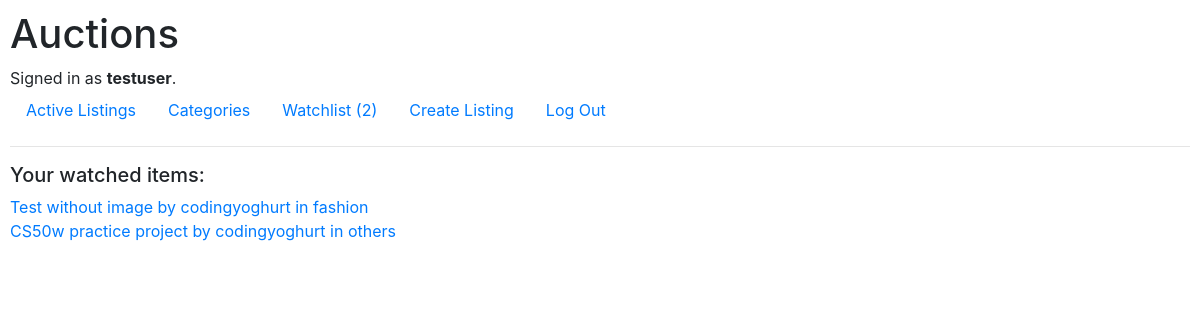
The app's page /watchlist (signed in) with its own data.
### auctions/models.py (models this page shows, shortened)
class User(AbstractUser):
    noOfwatched = models.IntegerField(default=0, verbose_name="number of listings watched")

class Watching(models.Model):
    user = models.ForeignKey(User, on_delete=models.CASCADE)
    listing = models.ForeignKey(Listing, on_delete=models.CASCADE)

class Listing(models.Model):
    CATEGORIES = (
        ('fashion','fashion'),
        ('electronics','electronics'),
        ('sports','sports'),
        ('home','home'),
        ('motors','motors'),
        ('art','art'),
        ('business','business'),
        ('media','media'),
        ('others','others')
    )
    listingPoster = models.ForeignKey(User, on_delete=models.CASCADE, verbose_name="Poster")
    listingName = models.CharField(max_length=128, verbose_name="Auction item")
    listingDesc = models.TextField(blank=True, verbose_name="Item description")
    listingActive = models.BooleanField(default=True, verbose_name="Active listing")
    listingImage = models.URLField(blank=True, verbose_name="Link to image")
    listingCategory = models.CharField(max_length=64, choices=CATEGORIES, default='others', verbose_name="Category")
    listingFirstBid = models.DecimalField(max_digits=8, decimal_places=2, default=0.01, verbose_name="Starting bid")
    listingCreated = models.DateTimeField(auto_now_add=True, null=True)
    def __str__(self):
        return f"{self.listingName} by {self.listingPoster} in {self.listingCategory}"

### auctions/views.py (the view)
# urls.py: path("watchlist", views.watchlist, name="watchlist"),
@login_required
def watchlist(request):
    if Watching.objects.filter(user=request.user):
        wlist = Watching.objects.filter(user=request.user)
        message = "Your watched items:"
    else:
        message = "Your watchlist is empty"
        wlist = None
    return render(request, "auctions/watchlist.html",{
        "message": message,
        "wlist": wlist
    })

### auctions/templates/auctions/watchlist.html
{% extends "auctions/layout.html" %}
{% block body %}
<h5>{{message}}</h5>
{%for item in wlist%}
<ul id="category">
    <li><a href="{{item.listing.id}}">{{item.listing}}</a></li>
</ul>
{%endfor%}
{% endblock %}

### auctions/templates/auctions/layout.html (shortened to what this page needs)
{% load static %}
<!DOCTYPE html>
<html lang="en">
    <head>
        <link rel="stylesheet" href="https://stackpath.bootstrapcdn.com/bootstrap/4.4.1/css/bootstrap.min.css">
        <link href="{% static 'auctions/styles.css' %}" rel="stylesheet">
    </head>
    <body>
        <h1>Auctions</h1>
        <div>
            {% if user.is_authenticated %}
                Signed in as <strong>{{ user.username }}</strong>.
            {% else %}
                Not signed in.
            {% endif %}
        </div>
        <ul class="nav">
            <li class="nav-item">
                <a class="nav-link" href="{% url 'index' %}">Active Listings</a>
            </li>
            {% if user.is_authenticated %}
                <li class="nav-item">
                    <a class="nav-link" href="{% url 'categories'%}">Categories</a>
                </li>
                <li class="nav-item">
                    <a class="nav-link" href="{% url 'watchlist'%}">Watchlist ({{user.noOfwatched}})</a>
                </li>
                <li class="nav-item">
                    <a class="nav-link" href="{% url 'create_new'%}">Create Listing</a>
                </li>
                <li class="nav-item">
                    <a class="nav-link" href="{% url 'logout' %}">Log Out</a>
                </li>
            {% endif %}
        </ul>
        <hr>
        {% block body %}
        {% endblock %}
    </body>
</html>

### auctions/static/auctions/styles.css (style rules this page uses)
body { padding: 10px; }
#category { list-style-type: none; padding: 0; margin: 0; }

### records on screen
User: username "testuser", noOfwatched "2"
Watching: listing "Test without image by codingyoghurt in fashion"
Watching: listing "CS50w practice project by codingyoghurt in others"

### other values on screen
{{ message }} "Your watched items:"
